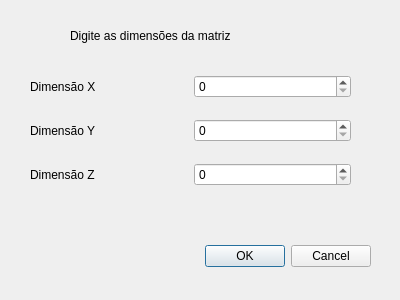
<?xml version="1.0" encoding="UTF-8"?>
<ui version="4.0">
 <class>Dimensao</class>
 <widget class="QDialog" name="Dimensao">
  <property name="geometry">
   <rect>
    <x>0</x>
    <y>0</y>
    <width>400</width>
    <height>300</height>
   </rect>
  </property>
  <property name="windowTitle">
   <string>Dialog</string>
  </property>
  <widget class="QDialogButtonBox" name="buttonBox">
   <property name="geometry">
    <rect>
     <x>30</x>
     <y>240</y>
     <width>341</width>
     <height>32</height>
    </rect>
   </property>
   <property name="orientation">
    <enum>Qt::Horizontal</enum>
   </property>
   <property name="standardButtons">
    <set>QDialogButtonBox::Cancel|QDialogButtonBox::Ok</set>
   </property>
  </widget>
  <widget class="QLabel" name="label">
   <property name="geometry">
    <rect>
     <x>70</x>
     <y>20</y>
     <width>251</width>
     <height>31</height>
    </rect>
   </property>
   <property name="styleSheet">
    <string notr="true">font: 14pt &quot;MS Shell Dlg 2&quot;;</string>
   </property>
   <property name="text">
    <string>Digite as dimensões da matriz</string>
   </property>
  </widget>
  <widget class="QWidget" name="">
   <property name="geometry">
    <rect>
     <x>30</x>
     <y>60</y>
     <width>321</width>
     <height>141</height>
    </rect>
   </property>
   <layout class="QGridLayout" name="gridLayout">
    <item row="0" column="0">
     <widget class="QLabel" name="labelX">
      <property name="styleSheet">
       <string notr="true">font: 14pt &quot;MS Shell Dlg 2&quot;;</string>
      </property>
      <property name="text">
       <string>Dimensão X</string>
      </property>
     </widget>
    </item>
    <item row="0" column="1">
     <widget class="QSpinBox" name="spinBoxX"/>
    </item>
    <item row="1" column="0">
     <widget class="QLabel" name="labelY">
      <property name="styleSheet">
       <string notr="true">font: 14pt &quot;MS Shell Dlg 2&quot;;</string>
      </property>
      <property name="text">
       <string>Dimensão Y</string>
      </property>
     </widget>
    </item>
    <item row="1" column="1">
     <widget class="QSpinBox" name="spinBoxY"/>
    </item>
    <item row="2" column="0">
     <widget class="QLabel" name="labelZ">
      <property name="styleSheet">
       <string notr="true">font: 14pt &quot;MS Shell Dlg 2&quot;;</string>
      </property>
      <property name="text">
       <string>Dimensão Z</string>
      </property>
     </widget>
    </item>
    <item row="2" column="1">
     <widget class="QSpinBox" name="spinBoxZ"/>
    </item>
   </layout>
  </widget>
 </widget>
 <resources/>
 <connections>
  <connection>
   <sender>buttonBox</sender>
   <signal>accepted()</signal>
   <receiver>Dimensao</receiver>
   <slot>accept()</slot>
   <hints>
    <hint type="sourcelabel">
     <x>248</x>
     <y>254</y>
    </hint>
    <hint type="destinationlabel">
     <x>157</x>
     <y>274</y>
    </hint>
   </hints>
  </connection>
  <connection>
   <sender>buttonBox</sender>
   <signal>rejected()</signal>
   <receiver>Dimensao</receiver>
   <slot>reject()</slot>
   <hints>
    <hint type="sourcelabel">
     <x>316</x>
     <y>260</y>
    </hint>
    <hint type="destinationlabel">
     <x>286</x>
     <y>274</y>
    </hint>
   </hints>
  </connection>
 </connections>
</ui>
